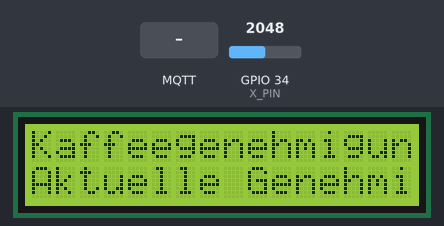
Simulated run of this sketch. Board: ESP32. Shown: 16×2 character LCD. The inputs (shaded band) are chosen by the test bench; at power-on: GPIO 34 (X_PIN) = 2048. WiFi joins after 1.5 s; servers stay silent unless stated; no MQTT or app messages arrive unless stated; what the sketch prints to the serial monitor is not drawn.

Above: at 2.8 s.
2.9 s: MQTT message "1" arrives on the first subscribed topic
At 3.3 s:
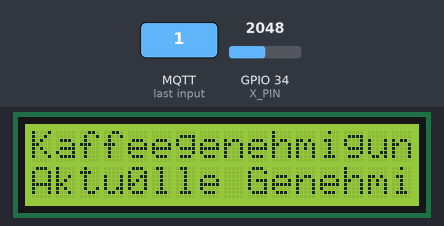
4.4 s: GPIO 34 (X_PIN) set to 1547
5.9 s: GPIO 34 (X_PIN) set to 1429
At 6.3 s:
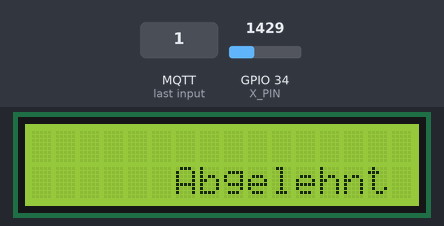
10.4 s: MQTT message "0" arrives on the first subscribed topic
12.0 s: MQTT message "2" arrives on the first subscribed topic
Timing chart, 0 to 15.0 s (numbered marks = the images above; inputs shaded):
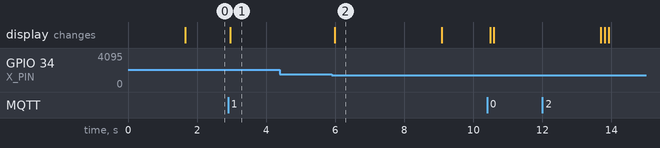

The sketch:

CHEF.ino
```cpp
#include <Wire.h>
#include <LiquidCrystal_I2C.h>
#include <Arduino.h>
#include <WiFi.h>
#include <WiFiMulti.h>
#include <PubSubClient.h>
#include <ArduinoJson.h>

// ********** PARAMETERS START ***********
// LCD Display
LiquidCrystal_I2C lcd(0x27, 16, 2);

// GPIOs
#define X_PIN 34

// WiFi
const char *ssid = "IoT-Netz";
const char *password = "CASIOT22";

//MQTT
const char *MQTTSERVER = "mq.jreichwald.de";
int MQTTPORT = 1883;
const char *mqttuser = "dbt";
const char *mqttpasswd = "dbt";
const char *mqttdevice = "CHEF";  // Please use a unique name here!
const char *outTopic = "bossResponse";
#define MSG_BUFFER_SIZE  (256)
// ********** PARAMETERS END ***********

int xValue, yValue;
int bossCheck = 0;
int maIdG;
WiFiMulti wifiMulti;

WiFiClient wifiClient;
PubSubClient client(wifiClient);

void writeCheck(int maId) {
  maIdG = maId;
  lcd.setCursor(4, 2);
  lcd.print(maId);
}

void bossChecker() {
  while (bossCheck == 0) {
    delay(100);
    client.loop();
    xValue = analogRead(X_PIN);
    Serial.println(xValue);
    if (xValue > 3500) {
      lcd.clear();
      lcd.setCursor(6, 2);
      bossCheck = 1;
      lcd.print("Genehmigt");
      sendBossRes(bossCheck);
    } else if (xValue < 1500) {
      lcd.clear();
      lcd.setCursor(6, 2);
      bossCheck = 2;
      lcd.print("Abgelehnt");
      sendBossRes(bossCheck);
    }
  }
  bossCheck = 0;
  delay (3000);
  printDefault();
}

// -----------------------------------------------------------------------------------------

/* JSON-Document-Size for incoming JSON (object size may be increased for larger JSON files) */
const int capacity = JSON_OBJECT_SIZE(6);


/* Outgoing JSON Documents */
DynamicJsonDocument doc(capacity);

char msg[MSG_BUFFER_SIZE]; // Define the message buffer

/**
   This function is called when a MQTT-Message arrives.
*/
void mqtt_callback(char* topic, byte* payload, unsigned int length) {   //callback includes topic and payload ( from which (topic) the payload is comming)
  Serial.print("Message arrived [");
  Serial.print(topic);
  Serial.print("]: ");

  for (int i = 0; i < length; i++) {
    Serial.print((char)payload[i]);
  }
  Serial.println("");

  // Create a JSON document on call stack
  StaticJsonDocument<capacity> doc;
  String jsonInput = String((char*)payload);

  // try to deserialize JSON
  DeserializationError err = deserializeJson(doc, jsonInput);

  // if an error occurs, print it out
  if (err) {
    Serial.print(F("deserializeJson() failed with code "));
    Serial.println(err.c_str());
    return;
  }

  // Read out a name from JSON content (assuming JSON doc: {"SensorType" : "SomeSensorType", "value" : 42})
      Serial.print("-----------------------------------------------------------");
  int value = doc["maId"];
  Serial.println(value);
 //const char* name = doc["name"];
  writeCheck(value);
  bossChecker();
  Serial.println("Checkvorgang abgeschlossen");
}

/**
   This function is called from setup() and establishes a MQTT connection.
*/
void initMqtt() {
  client.setServer(MQTTSERVER, MQTTPORT);

  // Set the callback-Function when new messages are received.
  client.setCallback(mqtt_callback);


  client.connect(mqttdevice, mqttuser, mqttpasswd);
  while (!client.connected()) {
    Serial.print(".");
    delay(500);
  }

  // subscribe to a certain topic
  client.subscribe("waterLevel");
}

/**
   This function is called from setup() and establishes a WLAN connection
*/

void initWifi() {
  Serial.println("Connecting to WiFi ...");
  wifiMulti.addAP(ssid, password);

  while (wifiMulti.run() != WL_CONNECTED) {
    Serial.print(".");
    delay(500);
  }

  Serial.println("");
  Serial.println("WiFi connected");
  Serial.println("IP address: ");
  Serial.println(WiFi.localIP());
}


/**
   This function is called prior to sending data to mqtt.
   The JSON document gets cleared first (to free memory and
   avoid memory leaks), then sensor name, timestamp and
   measured values (humidity and temperature) are set to
   the JSON document.
*/
void setJSONData(int bossres) {
  doc.clear();
  doc["bossres"] = bossres;
  doc["maIdRes"] = maIdG;
}


// -----------------------------------------------------------------------------------------


void sendBossRes(int res) {
  Serial.println("Boss hat sich entschieden, sende Message an MA");
  // set measured data to preprared JSON document
  setJSONData(res);
  serializeJsonPretty(doc, msg);
  // Mesage an broker und warten auf Genehmigung
  // publish to MQTT broker
  client.publish(outTopic, msg);
  client.loop();
}


void printDefault() {
  lcd.init();
  lcd.backlight();
  lcd.setCursor(0, 0);
  lcd.print("Kaffeegenehmigung");
  lcd.setCursor(0, 1);
  lcd.print("Aktuelle Genehmigung");
}


void setup(){
  Serial.begin(115200);
  // Connect to WLAN
  initWifi();
  // Connect to MQTT server
  initMqtt();
  // Print to console
  Serial.println("Setup completed.");

  //Ausgabe des Standardtextes auf dem LCD-Display
  printDefault();
}


void loop(){
  //Warten auf MQTT Nachricht eines Mitarbeiters
  while(true){
    delay(100);
    client.loop();
  }
}
```

Measured:
- the behaviour switches between 1500 and 1499 on GPIO 34 (X_PIN) (found by bisection; images 1 and 2)
- after the input at 2.9 s, the display: changes after 0.06 s (image 1)
- after the input at 4.4 s, every drawn part: stays the same
- after the input at 5.9 s, the display: changes after 0.08 s (image 2)
- what the display in image 2 shows lasts 3.1 s, from 6.0 s to 9.1 s
